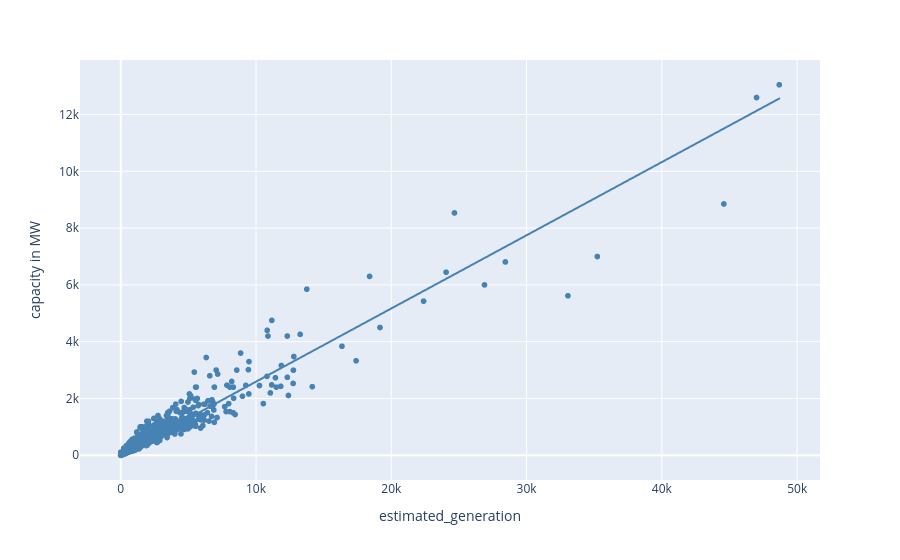

Notebook source saved alongside this figure:
### Code cell
# capacity of power plant vs. estimated generation

scatter = px.scatter(df_deploy,y='capacity in MW',x='estimated_generation',trendline='ols',
                     color_discrete_sequence=['steelblue'])
scatter.show()

### Figure 1 — Plotly figure (JSON) as saved in the notebook; plotly's stock layout.template omitted (floating-point values rounded to 4 significant figures; data arrays with more than 128 entries replaced by an {"elided": "..."} marker saying what was removed)
{"data": [{"hovertemplate": "estimated_generation=%{x}<br>capacity in MW=%{y}<extra></extra>", "legendgroup": "", "marker": {"color": "steelblue", "symbol": "circle"}, "mode": "markers", "name": "", "showlegend": false, "type": "scattergl", "x": {"elided": "14263 float values"}, "xaxis": "x", "y": {"elided": "14263 float values"}, "yaxis": "y"}, {"hovertemplate": "<b>OLS trendline</b><br>capacity in MW = 0.257814 * estimated_generation + 14.8652<br>R<sup>2</sup>=0.932393<br><br>estimated_generation=%{x}<br>capacity in MW=%{y} <b>(trend)</b><extra></extra>", "legendgroup": "", "marker": {"color": "steelblue", "symbol": "circle"}, "mode": "lines", "name": "", "showlegend": false, "type": "scattergl", "x": {"elided": "14263 float values"}, "xaxis": "x", "y": {"elided": "14263 float values"}, "yaxis": "y"}], "layout": {"legend": {"tracegroupgap": 0}, "margin": {"t": 60}, "xaxis": {"anchor": "y", "domain": [0, 1], "title": {"text": "estimated_generation"}}, "yaxis": {"anchor": "x", "domain": [0, 1], "title": {"text": "capacity in MW"}}}}
